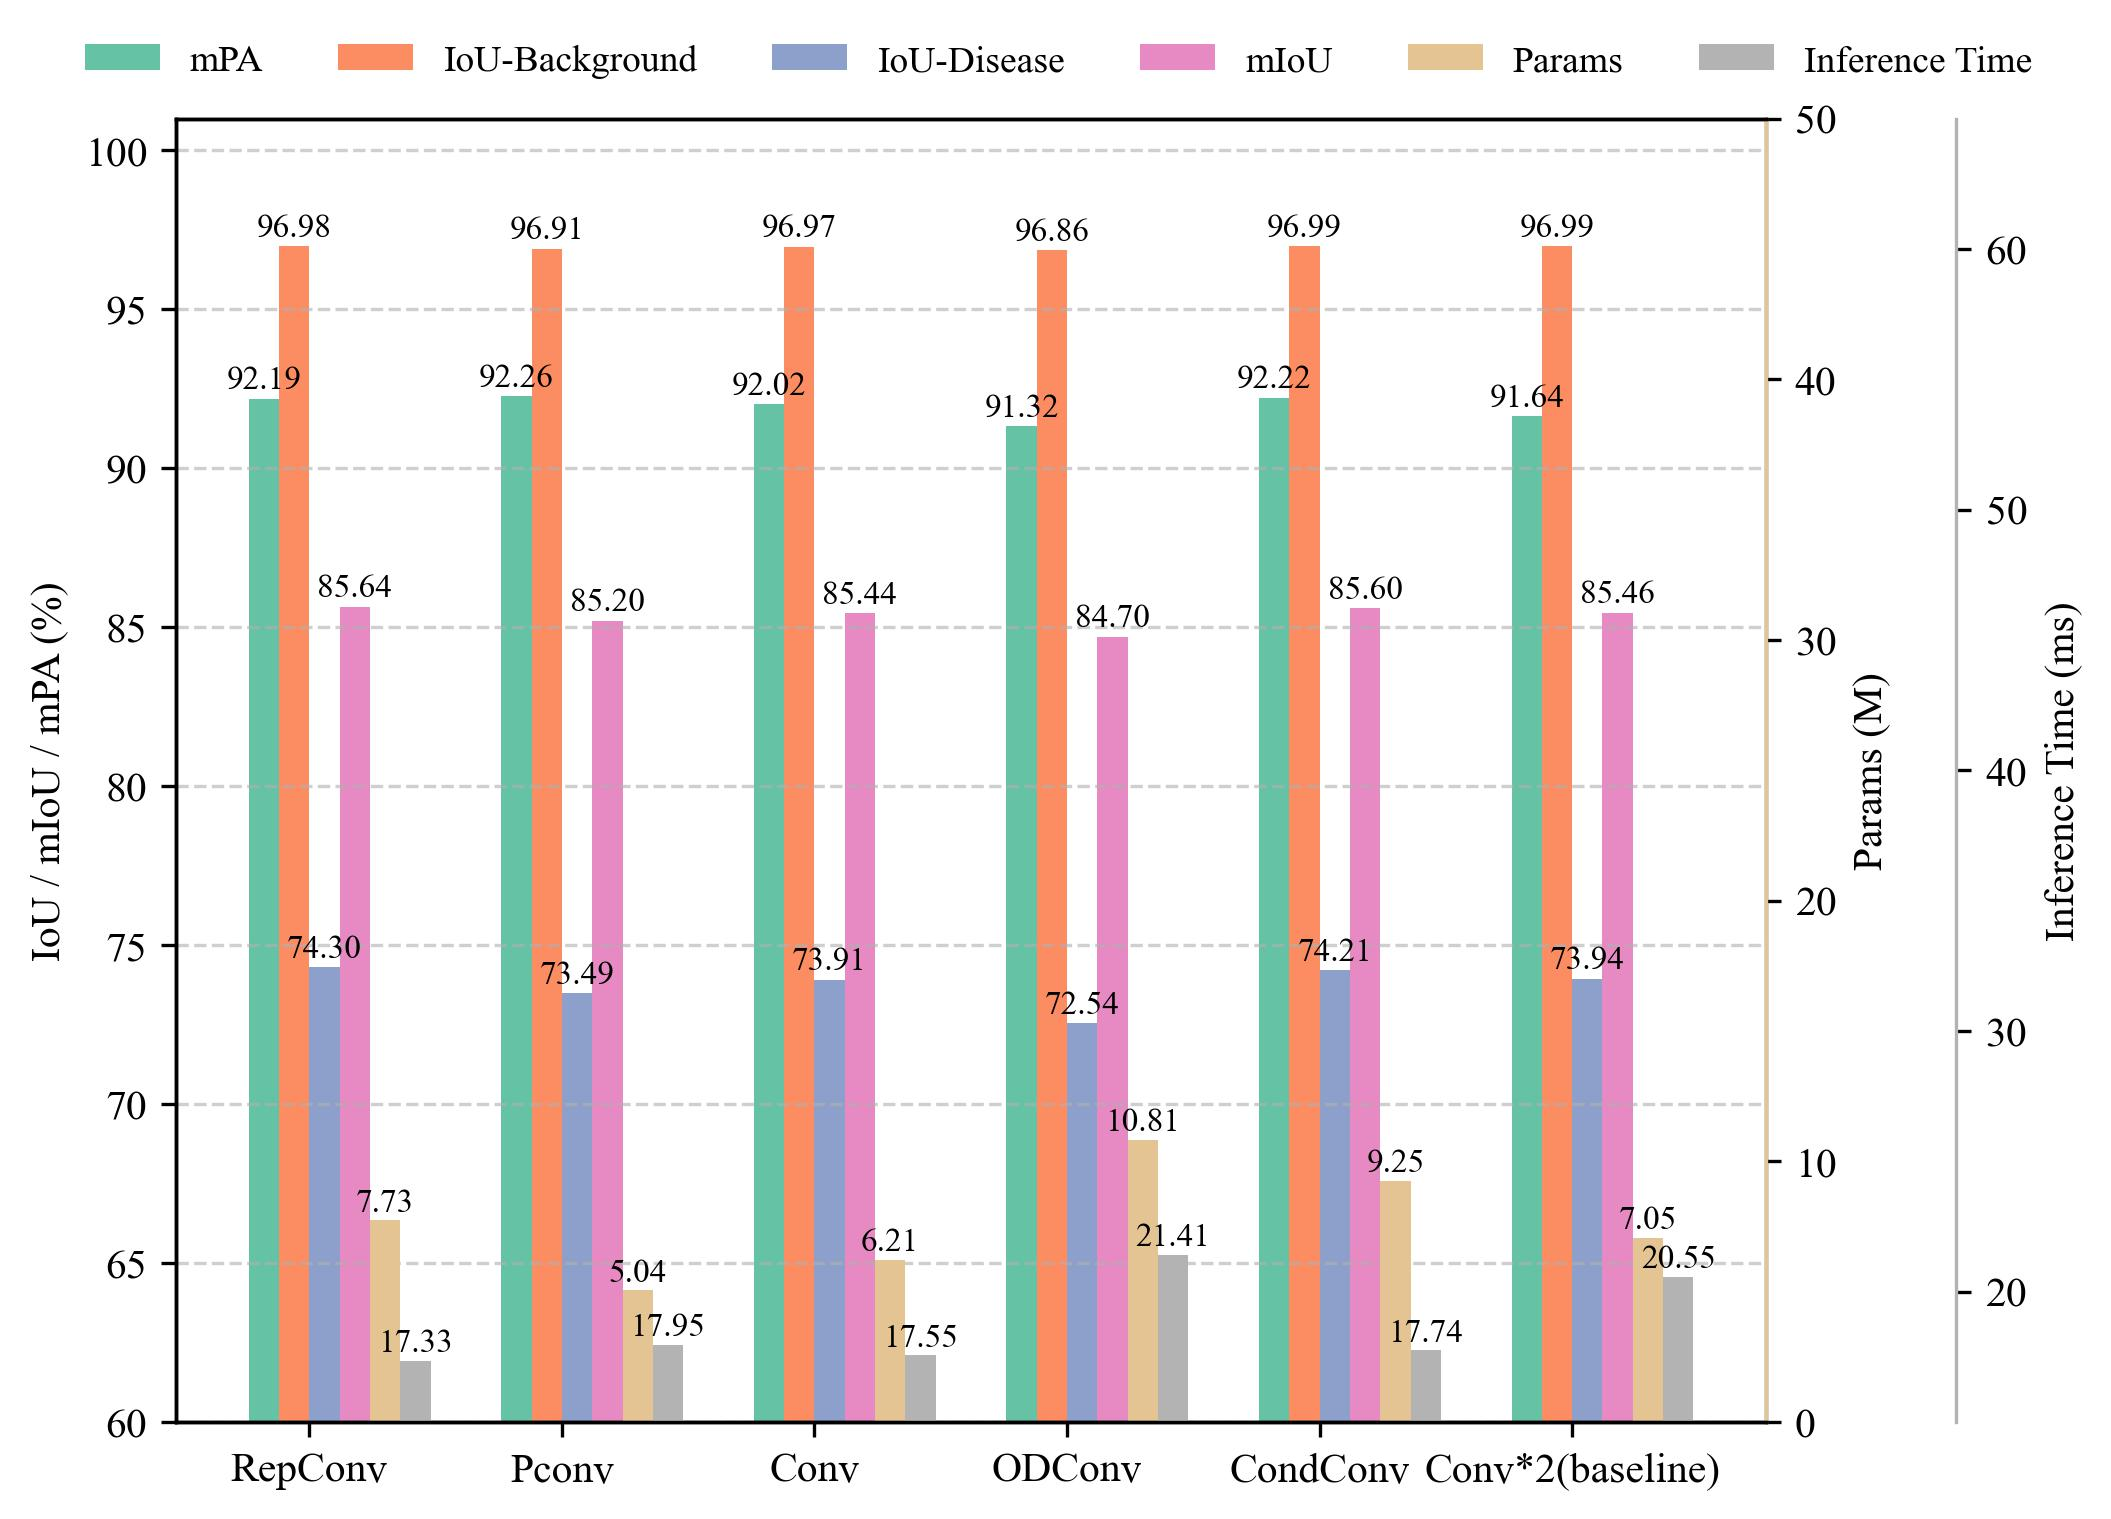

This figure's Python source:
import pandas as pd
import numpy as np
import seaborn as sns
from matplotlib import pyplot as plt

def plot_all_metrics_as_bar_chart():
    plt.rcParams.update({'font.family': 'Times New Roman', 'font.size': 10})

    # 数据文件
    file = r'data\result_lesion\fig.9.csv'
    df = pd.read_csv(file)
    models = df['Model'].tolist()
    x = np.arange(len(models))

    metrics = {
        'mPA': df['mPA(Binary)'].tolist(),
        'IoU-Background': df['IoU(Non-Disease: BG+Leaf)'].tolist(),
        'IoU-Disease': df['IoU(Disease)'].tolist(),
        'mIoU': df['mIoU(Binary)'].tolist(),
    }

    params = df['Params (M)'].tolist()
    inference_time = df['Inference Time (ms)'].tolist()

    # Seaborn Set2 调色板
    palette = sns.color_palette("Set2", 8)
    color_dict = {
        'IoU-Background': palette[1],
        'IoU-Disease': palette[2],
        'mIoU': palette[3],
        'mPA': palette[0],
        'Params': palette[6],
        'Inference Time': palette[7]
    }

    width = 0.12
    fig, ax1 = plt.subplots(figsize=(7, 5))

    # 左轴：IoU / mIoU / mPA
    for i, (label, values) in enumerate(metrics.items()):
        offset = (i - 1.5) * width
        ax1.bar(x + offset, values, width=width, label=label, color=color_dict[label])
        for j, v in enumerate(values):
            ax1.text(x[j] + offset, v + 0.1, f'{v:.2f}',
                     ha='center', va='bottom', fontsize=8, color='black')

    ax1.set_ylabel('IoU / mIoU / mPA (%)')
    ax1.set_ylim(60, 101)
    ax1.set_xticks(x)
    ax1.set_xticklabels(models)
    ax1.grid(axis='y', linestyle='--', alpha=0.6)

    # 右轴1：Params
    ax2 = ax1.twinx()
    for j in range(len(x)):
        offset = 2.5 * width
        ax2.bar(x[j] + offset, params[j], width=width,
                color=color_dict['Params'], label='Params' if j == 0 else "")
        ax2.text(x[j] + offset, params[j] + 0.1, f'{params[j]:.2f}',
                 ha='center', va='bottom', fontsize=8, color='black')
    ax2.set_ylabel('Params (M)', color='black')  # 改成黑色
    ax2.tick_params(axis='y', labelcolor='black')  # 刻度改黑
    ax2.set_ylim(0, 50)
    ax2.spines["right"].set_edgecolor(color_dict['Params'])

    # 右轴2：Inference Time
    ax3 = ax1.twinx()
    ax3.spines['right'].set_position(('axes', 1.12))
    for j in range(len(x)):
        offset = 3.5 * width
        ax3.bar(x[j] + offset, inference_time[j], width=width,
                color=color_dict['Inference Time'], label='Inference Time' if j == 0 else "")
        ax3.text(x[j] + offset, inference_time[j] + 0.1, f'{inference_time[j]:.2f}',
                 ha='center', va='bottom', fontsize=8, color='black')
    ax3.set_ylabel('Inference Time (ms)', color='black')  # 改成黑色
    ax3.tick_params(axis='y', labelcolor='black')  # 刻度改黑
    ax3.set_ylim(15, 65)
    ax3.spines["right"].set_edgecolor(color_dict['Inference Time'])

    # 图例
    handles1, labels1 = ax1.get_legend_handles_labels()
    handles2, labels2 = ax2.get_legend_handles_labels()
    handles3, labels3 = ax3.get_legend_handles_labels()
    fig.legend(handles1 + handles2 + handles3,
               labels1 + labels2 + labels3,
               loc='upper center', bbox_to_anchor=(0.5, 1.0),
               fontsize=9, ncol=6, frameon=False)

    plt.tight_layout(pad=0.4, rect=[0, 0, 1, 0.95])
    plt.savefig(r"Figure-9.jpg",
                dpi=300, bbox_inches='tight')
    plt.show()

plot_all_metrics_as_bar_chart()
